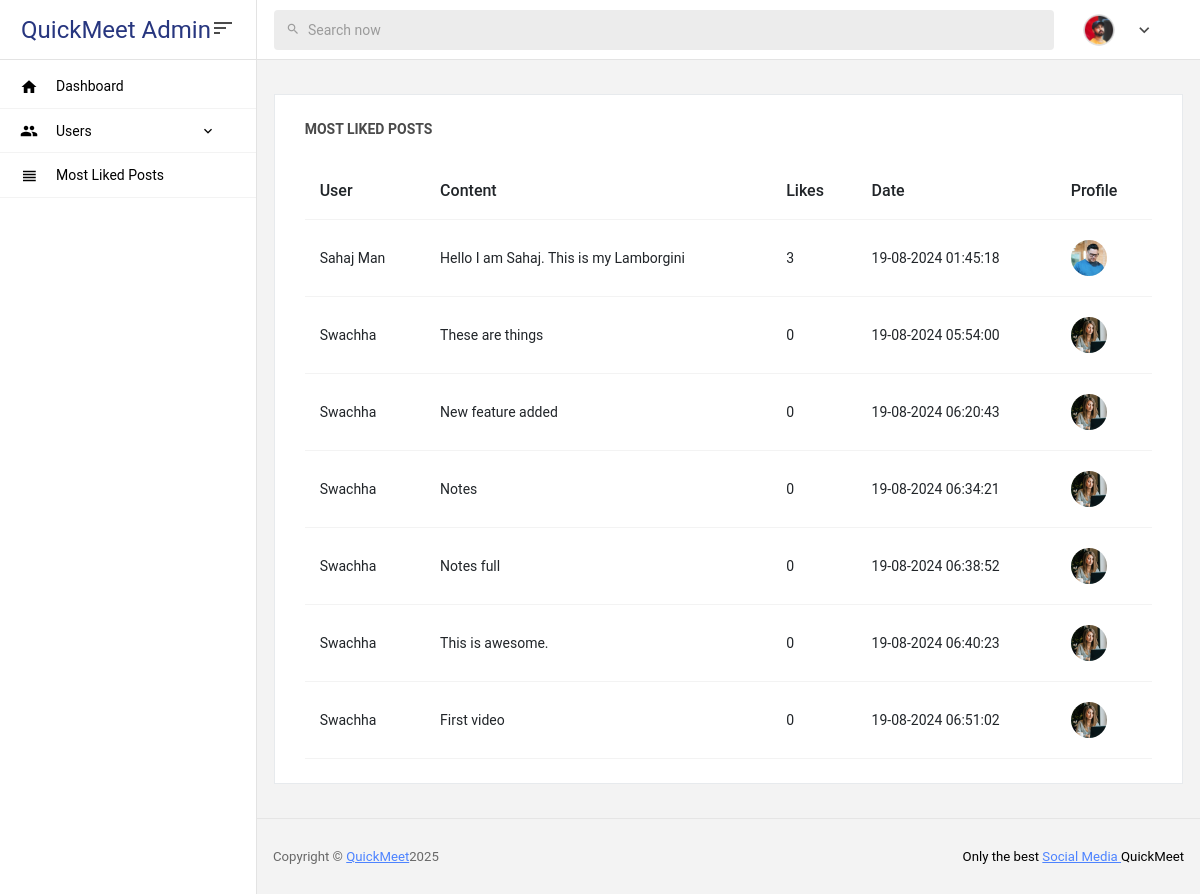
The page /admin/posts.php on the database its author committed.
### tables this page shows
CREATE TABLE `tbl_posts` (
  `id` int(11) NOT NULL,
  `content` varchar(100) NOT NULL,
  `filename` varchar(100) NOT NULL,
  `user` varchar(50) NOT NULL,
  `postTime` varchar(50) NOT NULL,
  `pfp` varchar(50) NOT NULL,
  `likes` int(11) NOT NULL
);

### admin/Database.php (called while the page is built, shortened)
<?php
class Database{
    public function dbConnection(){
        $host = 'localhost';
        $username = 'root';
        $password = '';
        $database = 'social_db';
        $connect = mysqli_connect($host,$username,$password,$database);
        if($connect){
            return $connect;
        }
    }
    public function getPosts($orderBy){
        $connect = $this->dbConnection();
        $sql = "SELECT * FROM tbl_posts ORDER BY `$orderBy` DESC";
        $query = $connect->query($sql);
        return $query;
    }
}
?>

### admin/posts.php (the view, shortened to what this page needs)
<?php
	include_once('header.php');
	include_once('sidebar.php');
	include_once('Database.php');
	$objDb = new Database();
  	$allPosts = $objDb->getPosts('likes');
?>
    <div class="row">
            <div class="col-md-12 stretch-card">
              <div class="card">
                <div class="card-body">
                  <p class="card-title">Most Liked posts</p>
                  <div class="table-responsive">
                    <table id="recent-purchases-listing" class="table">
                      <thead>
                        <tr>
                            <th>User</th>
                            <th>Content</th>
                            <th>Likes</th>
                            <th>Date</th>
                            <th>Profile</th>
                        </tr>
                      </thead>
                      <tbody>
                        <?php while($data=$allPosts->fetch_assoc()){ ?>
                          <tr>
                              <td><?php echo $data['user'] ?></td>
                              <td><?php echo $data['content'] ?></td>
                              <td><?php echo $data['likes'] ?></td>
                              <td><?php echo $data['postTime'] ?></td>
                              <td><img src="../pfp/<?php echo $data['pfp']; ?>" alt="profile"/></td>
                          </tr>
                        <?php } ?>
                      </tbody>
                    </table>
                  </div>
                </div>
              </div>
            </div>
          </div>
<?php
include_once('footer.php');
?>

### admin/header.php (shortened to what this page needs)
<!DOCTYPE html>
<html lang="en">
<head>
  <link rel="stylesheet" href="css/materialdesignicons.min.css">
  <link rel="stylesheet" href="css/style.css">
</head>
<body>
  <div class="container-scroller">
    <nav class="navbar col-lg-12 col-12 p-0 fixed-top d-flex flex-row">
      <div class="navbar-brand-wrapper d-flex justify-content-center">
        <div class="navbar-brand-inner-wrapper d-flex justify-content-between align-items-center w-100">
          <a class="navbar-brand brand-logo" href="index.php">QuickMeet Admin</a>
          <button class="navbar-toggler navbar-toggler align-self-center" type="button" data-toggle="minimize">
            <span class="mdi mdi-sort-variant"></span>
          </button>
        </div>
      </div>
      <div class="navbar-menu-wrapper d-flex align-items-center justify-content-end">
        <ul class="navbar-nav mr-lg-4 w-100">
          <li class="nav-item nav-search d-none d-lg-block w-100">
            <div class="input-group">
              <div class="input-group-prepend">
                <span class="input-group-text" id="search">
                  <i class="mdi mdi-magnify"></i>
                </span>
              </div>
              <input type="text" class="form-control" placeholder="Search now" aria-label="search" aria-describedby="search">
            </div>
          </li>
        </ul>
        <ul class="navbar-nav navbar-nav-right">
          <li class="nav-item nav-profile dropdown">
            <a class="nav-link dropdown-toggle" href="#" data-bs-toggle="dropdown" id="profileDropdown">
              <img src="images/faces/face5.jpg" alt="profile"/>
            </a>
          </li>
        </ul>
      </div>
    </nav>

### admin/sidebar.php (shortened to what this page needs)
<div class="container-fluid page-body-wrapper">
      <nav class="sidebar sidebar-offcanvas" id="sidebar">
        <ul class="nav">
          <li class="nav-item">
            <a class="nav-link" href="index.php">
              <i class="mdi mdi-home menu-icon"></i>
              <span class="menu-title">Dashboard</span>
            </a>
          </li>
          <li class="nav-item">
            <a class="nav-link" data-bs-toggle="collapse" href="#ui-basic" aria-expanded="false" aria-controls="ui-basic">
              <i class="mdi mdi-account-multiple menu-icon"></i>
              <span class="menu-title">Users</span>
              <i class="menu-arrow"></i>
            </a>
          </li>
          <li class="nav-item">
            <a class="nav-link" href="posts.php">
              <i class="mdi mdi-view-headline menu-icon"></i>
              <span class="menu-title">Most Liked Posts</span>
            </a>
          </li>
        </ul>
      </nav>
      <div class="main-panel">
      <div class="content-wrapper">

### admin/footer.php (shortened to what this page needs)
</div>
 <footer class="footer">
        <div class="d-sm-flex justify-content-center justify-content-sm-between">
          <span class="text-muted text-center text-sm-left d-block d-sm-inline-block">Copyright © <a href="https://www.ncit.edu.np/library" target="_blank">QuickMeet</a>2025</span>
          <span class="float-none float-sm-right d-block mt-1 mt-sm-0 text-center">Only the best <a href="" target="_blank"> Social Media  </a> QuickMeet </span>
        </div>
        </footer>
      </div>
    </div>
  </div>
</body>
</html>

### rows shown on the page
tbl_posts: user "Sahaj Man", content "Hello I am Sahaj. This is my Lamborgini", likes "3", postTime "19-08-2024 01:45:18", pfp (picture)
tbl_posts: user "Swachha", content "These are things", likes "0", postTime "19-08-2024 05:54:00", pfp (picture)
tbl_posts: user "Swachha", content "New feature added", likes "0", postTime "19-08-2024 06:20:43", pfp (picture)
tbl_posts: user "Swachha", content "Notes", likes "0", postTime "19-08-2024 06:34:21", pfp (picture)
tbl_posts: user "Swachha", content "Notes full", likes "0", postTime "19-08-2024 06:38:52", pfp (picture)
tbl_posts: user "Swachha", content "This is awesome.", likes "0", postTime "19-08-2024 06:40:23", pfp (picture)
tbl_posts: user "Swachha", content "First video", likes "0", postTime "19-08-2024 06:51:02", pfp (picture)
